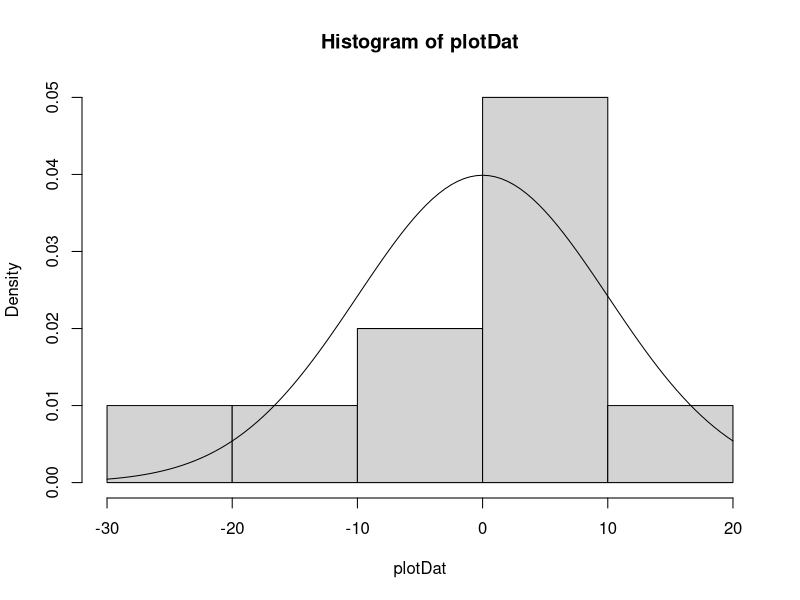
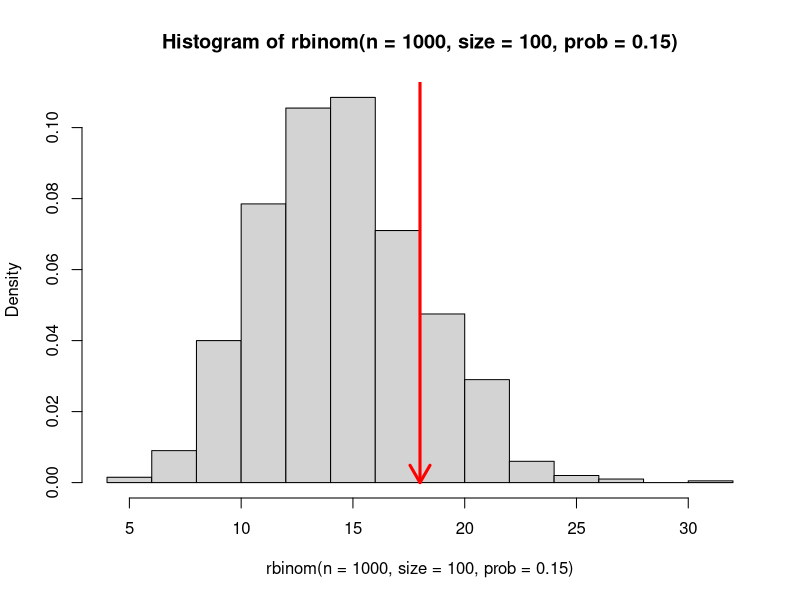
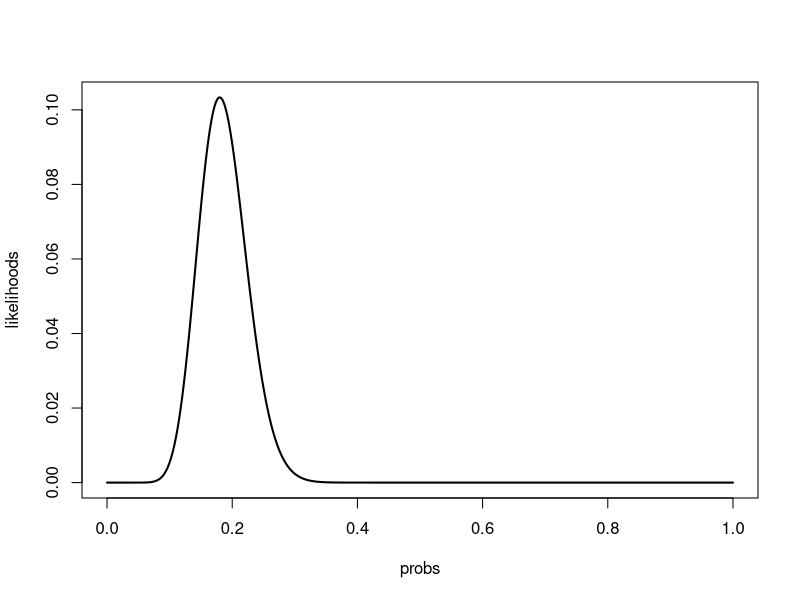

These charts were generated, in order, by the following R code:

##################################################
# Introduction to Probability and Likelihood in R
# Introduction to Biological Statistics
# CCBB Fall 2015
# Spencer Fox
##################################################


rm(list=ls())
set.seed(808)

# Basic Probability in R - Random sampling
# Defining a sample space
coinFlip <- c("heads", "tails")

# Sample once from the created vector
sample(x = coinFlip, size = 1)

# Now sample many times, and output the result
flips <- sample(x = coinFlip, size = 100000, replace = T)
table(flips)

# Create a vector for the sample space of rolling a die
# sample from your vector and output the results as in the coin flip above


#################################################
# sample is a convenient example function, but isn't often used in practice
# most random sampling is done in R using probability distributions
# Here is a list of frequently used probability distributions and their abbreviations:

# Beta                  beta
# Binomial              binom
# Chi-square            chisq
# Exponential           exp
# Gamma                 gamma
# Negative Binomial     nbinom
# Normal                norm
# Poisson               pois
# Uniform               unif

# R has four functions available for each probability distribution (r, d, p, and q)
# r - random values from a distribution
# d - density of a distribution at a certain value
# p - cumulative probability up to a certain value (is the output)
# q - inverse cumulative probability (returns the number that has a cumulative probability of a certain value)

# These functions are accessed in the format "function"+"probability distribution abbreviation"
# For example, if we want to generate random numbers from a normal distribution: rnorm()
# if we want to generate density values for a poisson distribution: dpois()
# Each of the four functions and all of the distributions take different inputs
# look at the help pages for the functions to get a better idea of how to run them

# We will only focus on the 'r' and 'd' functions today, and will speak about 
# 'p' and 'q' functions more with hypothesis testing next week

####################################################
# Basic probability in R - Distributions
# Okay so if we don't normally use sample, what do we use?
# Well let's go back to the coinflip real quick
# a coin flip is really a bernoulli trial with 50% probability of success
# a bernoulli trial is a single binomial trial, so we can use rbinom() to sample
# Take a lot of samples and look at the result
flips <- rbinom(n=100000, size = 1, prob = .5)
# Imagine heads=0 and tails=1
table(flips)

# Okay, so now lets look at some distributions
# First generate some data from a normal distribution
plotDat <- rnorm(n = 10, mean = 0, sd = 10)

# The function hist takes in a vector of values and simply creates a histogram of the values
# adding freq=FALSE turns counts into probabilities for the y-axis
hist(plotDat, freq = FALSE)

# Now let's add a line that contains the analytical distribution to our plot to compare
# lookup ?curve if interested
# We use dnorm this time, because we are asking for the 
# density of the distribution at every value of x plotter
curve(dnorm(x, mean = 0, sd = 10), add=TRUE)

# Okay that doesn't look very normal, go back and generate many more random numbers (~10000)
# Plot it again, does it look better? (hint altering the breaks parameter for ?hist might help if not)

# So let's now assume that you're an epidemiologist tracking the flu
# during a pandemic, and assume 15% of the population is infected 
# with the flu currently. If we sample 100 people form our population how
# many do we expect to find sick? We expect our sample to follow a binomial 
# distribution with a probability of success equal to the current prevalence (0.15)

numPos <- rbinom(n = 1, size = 100, prob = 0.15)
numPos

# That value corresponds to how many you found to be positive
# but what does that distribution look like?

hist(rbinom(n=1000, size=100, prob=0.15), freq=F)
arrows(x0 = numPos, y0 = 0.8, x1 = numPos, y1 = 0, length = .2, col="red",lwd=3)

# So maybe your value looks close to the center, maybe not.
# What was the likelihood that we observed that value?
dbinom(x = numPos, size = 100, prob = .15)

# What does that mean?
# If we know that our data generating process (disease prevalence) follows
# a binomial distribution of size 100 and success probability of 0.15 then
# the likelihood of observing our numPos number is whatever that value was for you
# Is that useful? maybe, but probably not!
# usually more what we're interested in is finding the maximum likelihood 
# estimate for a parameter, because we never know the true value

############################################
# Basics of Likelihood

# Rarely do we ever know the true disease prevalence (or whatever parameter of interest you fancy)
# So we go collect some data, and see how likely those data are under a number of 
# hypothetical scenarios. For example, what was the probability of getting our number of positives
# with the true prevalence of 15%? what about if the true prevalence was 30%? 45%?
dbinom(x = numPos, size = 100, prob = .15)
dbinom(x = numPos, size = 100, prob = .3)
dbinom(x = numPos, size = 100, prob = .45)

# Ah, so those likelihoods are pretty different right?
# Well now lets look at the likelihood we would get our sample from all possible probabilities
probs <- seq(0,1,length.out = 1000)
likelihoods <- dbinom(x = numPos, size = 100, prob = probs)
plot(probs, likelihoods, type = "l", lwd=2)

# Any guesses to what that maximum likelihood estimate corresponds to?
# Graphs are great, but now let's try to get an actual estimate for the 
# influenza prevalence from our data
# First let's create a function that gives back the negative log likelihood of our model

#Sidebar:
# We use negative log-likelihood, because it simplifies calculations and historical purposes
# Don't quote me on that above statement, but I've never heard a real reason for using it other than that

# Okay so when we create functions, we need to think of three main things
# What do we want to do, what do we need to do it, and what do we want to return
# In our case, we want to return the likelihood of observing our data points given
# any hypothetical prevalence rate
negLL <- function(fitPrev, sampleData, size=100){
  - dbinom(sampleData, size = size, prob = fitPrev, log = T)
}

# Now we will use a function called optim
paramEstimate <- optim(par = 0.1, fn = negLL, sampleData = numPos, hessian=T)

paramEstimate$par
# Great, we were able to get an MLE which makes sense


######################################################
# Now take multiple (~10) samples from your population with 15% prevalence
# How would you alter the functions above to find the MLE of those multiple samples?
# Code it below
######################################################





